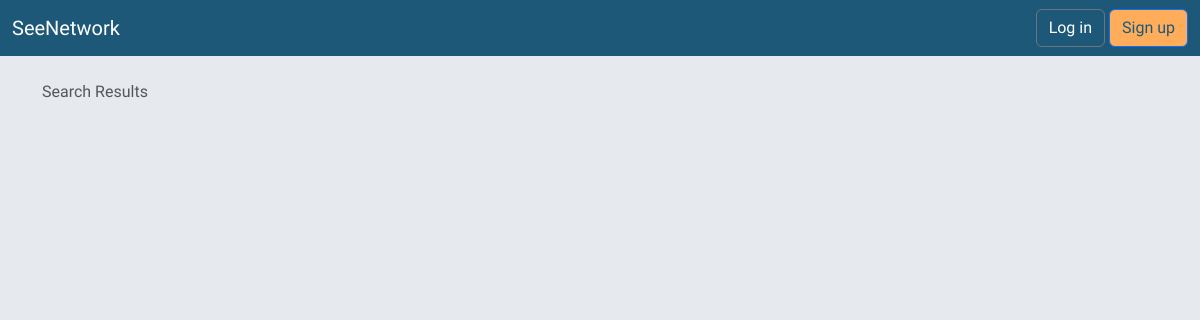
The page /search/ on the database as committed earlier.
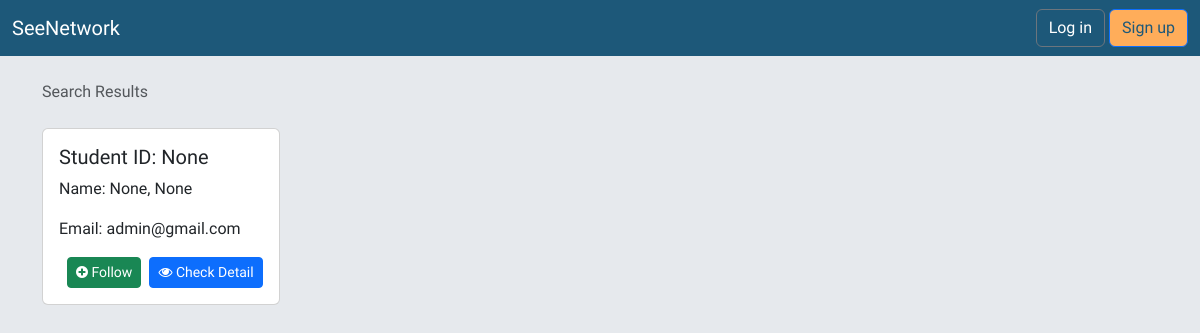
The same page on the database as committed later.
### accounts/models.py (models this page shows, shortened)
class CustomUser(AbstractUser):
    student_id = models.CharField(max_length=10, unique=True, blank=True, null=True)
    first_name = models.CharField(max_length=30, blank=True, null=True)
    last_name = models.CharField(max_length=30, blank=True, null=True)
    nick_name = models.CharField(max_length=30, blank=True, null=True)
    gender = models.CharField(max_length=1, default='n', choices=Gender.choices)
    department = models.CharField(max_length=10, blank=True, null=True, choices=Department.choices)
    slug = models.SlugField(max_length=25, verbose_name='User Slug', unique=True)
    class Meta:
        verbose_name = 'User'
        verbose_name_plural = 'Users'

### network/views.py (the view)
# urls.py: path('search/', views.search_users, name='search_users'),
def search_users(request):
    query = request.GET.get('q', '')
    user=request.user
    results = User.objects.filter(Q(username__icontains=query) | Q(first_name__icontains=query) | Q(last_name__icontains=query) | Q(nick_name__icontains=query) | Q(email__icontains=query) | Q(student_id__icontains=query)).exclude(id=user.id)
    request_has_sent = list()
    friends = list()
    for result in results:
        if FriendRequest.objects.filter(sender=user.id, receiver=result.id, status="pending").first():
            request_has_sent.append(result)
        if Relationship.objects.filter(user=user.id, friend=result.id).first():
            friends.append(result)
    return render(
            request,
            'search_results.html',
            {
                'results': results,
                'query': query,
                'request_has_sent': request_has_sent,
                'friends': friends,
                })

### templates/search_results.html (shortened to what this page needs)
{% extends 'base.html' %}
{% block breadcrumb %}
  <li class="breadcrumb-item active">Search Results</li>
{% endblock %}
{% block content %}
  {% if results %}
    <div class="card-group">
      {% for user in results %}
        <form id="search-result-{{user.id}}" method="post" action="{% url 'send_friend_request' user.id%}">
          {% include 'includes/choice_relation.html' %}
        </form>
      {% endfor %}
    </div>
  {% endif %}
{% endblock %}

### templates/base.html (shortened to what this page needs)
{% load static %}
{% load crispy_forms_tags %}
<!DOCTYPE html>
<html>
  <head>
    {% include 'includes/stylesheets.html' %}
    {% load django_bootstrap5 %}
    {% bootstrap_css %}
    <link rel="stylesheet" href="{% static 'css/dark-light.css' %}">
    <link rel="stylesheet" href="{% static 'css/nav.css' %}">
  </head>
  <body>
    {% block body %}
      {% include 'includes/nav.html' %}
      <div class="container">
        <ol class="breadcrumb my-4 adaptive">
          {% block breadcrumb %}
          {% endblock %}
        </ol>
        {% block content %}
        {% endblock %}
      </div>
    {% endblock body %}
  </body>
</html>

### templates/includes/stylesheets.html (shortened to what this page needs)
<link href="https://cdnjs.cloudflare.com/ajax/libs/font-awesome/4.7.0/css/font-awesome.min.css" rel="stylesheet" >

### templates/includes/nav.html (shortened to what this page needs)
<nav class="navbar navbar-expand-lg" style="background-color: #1D5879;">
  <div class="container-fluid">
    <a class="navbar-brand" href="{% url 'home' %}" style="color: white;">SeeNetwork</a>
    <div class="collapse navbar-collapse" id="mainMenu">
      <ul class="navbar-nav ms-auto">
        {% if user.is_authenticated %}{% load notifications_tags %}
                {% notifications_unread as unread_count %}
        {% else %}
          <form class="form-inline ml-auto">
            <a href="{% url 'login' %}" class="btn btn-outline-secondary" style="background-color: #1D5879; color: white;">Log in</a>
            <a href="{% url 'signup' %}" class="btn btn-primary ml-2" style="background-color: #FFAD5A; color: #1D5879;">Sign up</a>
          </form>
        {% endif %}
      </ul>
    </div>
  </div>
</nav>

### templates/includes/choice_relation.html
<div class="card mb-3">
    <div class="card-body">
        <h5 class="card-title">Student ID: {{ user.student_id }}</h5>
        <p class="card-text">Name: {{ user.first_name }}, {{ user.last_name }}</p>
        <p class="card-text">Email: {{ user.email }}</p>
        <div id="friend-request" class="d-flex align-items-center">
            <button id="friend-request-button-{{user.id}}" type="button" onclick="friendRequest({{user.id}})" class="btn btn-success btn-sm ms-2">
                <i id="friend-request-icon-{{user.id}}" class="fa fa-plus-circle"></i><span id="friend-request-text-{{user.id}}"> {% if user in request_has_sent %} Unfollow {% else %} Follow {% endif %}</span>
            </button>
            <a href="{% url 'profile_view' user.slug  %}" class="btn btn-primary btn-sm ms-2" role="button">
                <i class="fa fa-eye"></i> Check Detail
            </a>
        </div>
    </div>
</div>

### static/css/dark-light.css (style rules this page uses)
@media (prefers-color-scheme: light) { body { background: #809DA5; } }
@media (prefers-color-scheme: light) { .breadcrumb.adaptive { color: #809DA5; } }

### static/css/nav.css (style rules this page uses)
body { font-family: "Roboto", sans-serif; background: #E6E9ED; min-height: 100vh; position: relative; }

### templates/base.html (style rules this page uses)
body { font-family: 'sans-hant'; }

Rows that differ between the two databases and show on the page:
added CustomUser: student_id "None", first_name "None", last_name "None", email "admin@gmail.com"
